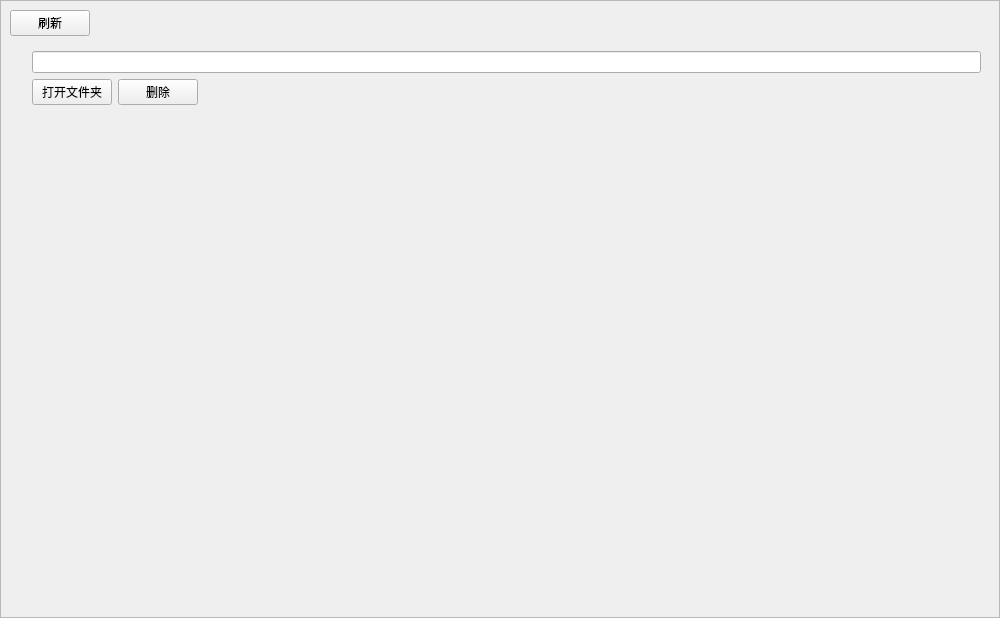
<?xml version="1.0" encoding="UTF-8"?>
<ui version="4.0">
 <class>GameInfo</class>
 <widget class="QWidget" name="GameInfo">
  <property name="geometry">
   <rect>
    <x>0</x>
    <y>0</y>
    <width>1000</width>
    <height>618</height>
   </rect>
  </property>
  <property name="windowTitle">
   <string>游戏信息</string>
  </property>
  <layout class="QGridLayout" name="gridLayout">
   <property name="leftMargin">
    <number>0</number>
   </property>
   <property name="topMargin">
    <number>0</number>
   </property>
   <property name="rightMargin">
    <number>0</number>
   </property>
   <property name="bottomMargin">
    <number>0</number>
   </property>
   <property name="spacing">
    <number>0</number>
   </property>
   <item row="0" column="0">
    <widget class="QScrollArea" name="scrollArea">
     <property name="widgetResizable">
      <bool>true</bool>
     </property>
     <widget class="QWidget" name="scrollAreaWidgetContents">
      <property name="geometry">
       <rect>
        <x>0</x>
        <y>0</y>
        <width>998</width>
        <height>616</height>
       </rect>
      </property>
      <layout class="QGridLayout" name="gridLayout_2">
       <item row="1" column="0" colspan="2">
        <widget class="QWidget" name="widget" native="true">
         <layout class="QGridLayout" name="gl_info">
          <item row="1" column="1">
           <widget class="QPushButton" name="pb_opendir">
            <property name="text">
             <string>打开文件夹</string>
            </property>
           </widget>
          </item>
          <item row="1" column="3">
           <spacer name="horizontalSpacer">
            <property name="orientation">
             <enum>Qt::Horizontal</enum>
            </property>
            <property name="sizeHint" stdset="0">
             <size>
              <width>40</width>
              <height>20</height>
             </size>
            </property>
           </spacer>
          </item>
          <item row="1" column="2">
           <widget class="QPushButton" name="pb_delete">
            <property name="text">
             <string>删除</string>
            </property>
           </widget>
          </item>
          <item row="0" column="1" colspan="3">
           <widget class="QLineEdit" name="le_name"/>
          </item>
          <item row="0" column="0" rowspan="2">
           <widget class="QLabel" name="l_logo">
            <property name="text">
             <string/>
            </property>
           </widget>
          </item>
         </layout>
        </widget>
       </item>
       <item row="3" column="0">
        <spacer name="verticalSpacer">
         <property name="orientation">
          <enum>Qt::Vertical</enum>
         </property>
         <property name="sizeHint" stdset="0">
          <size>
           <width>20</width>
           <height>40</height>
          </size>
         </property>
        </spacer>
       </item>
       <item row="2" column="0" colspan="2">
        <widget class="QWidget" name="widget_2" native="true">
         <layout class="QGridLayout" name="gl_versions"/>
        </widget>
       </item>
       <item row="0" column="1">
        <spacer name="horizontalSpacer_2">
         <property name="orientation">
          <enum>Qt::Horizontal</enum>
         </property>
         <property name="sizeHint" stdset="0">
          <size>
           <width>40</width>
           <height>20</height>
          </size>
         </property>
        </spacer>
       </item>
       <item row="0" column="0">
        <widget class="QPushButton" name="pb_refresh">
         <property name="text">
          <string>刷新</string>
         </property>
        </widget>
       </item>
      </layout>
     </widget>
    </widget>
   </item>
  </layout>
 </widget>
 <resources/>
 <connections/>
</ui>
